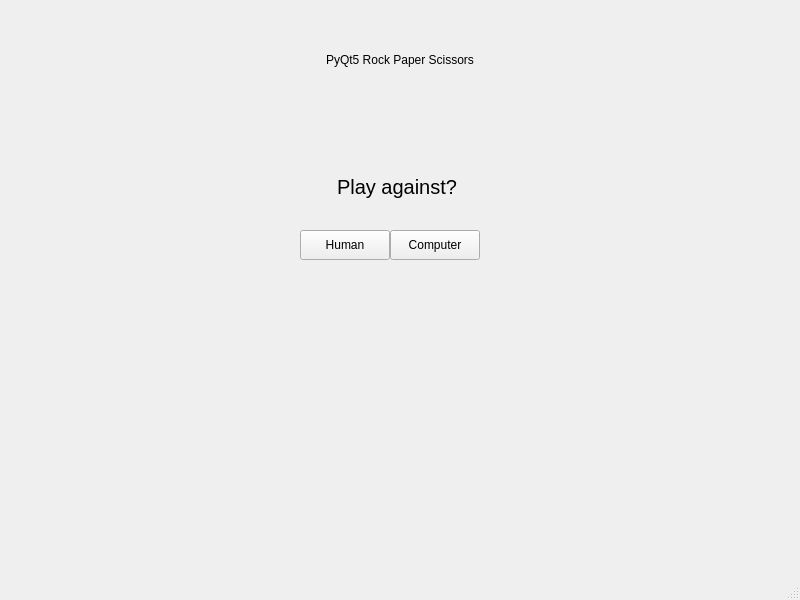
<?xml version="1.0" encoding="UTF-8"?>
<ui version="4.0">
 <class>MainWindow</class>
 <widget class="QMainWindow" name="MainWindow">
  <property name="geometry">
   <rect>
    <x>0</x>
    <y>0</y>
    <width>800</width>
    <height>600</height>
   </rect>
  </property>
  <property name="windowTitle">
   <string>PyQt5 Rock Paper Scissors</string>
  </property>
  <widget class="QWidget" name="centralwidget">
   <widget class="QLabel" name="label">
    <property name="geometry">
     <rect>
      <x>300</x>
      <y>20</y>
      <width>200</width>
      <height>80</height>
     </rect>
    </property>
    <property name="text">
     <string>PyQt5 Rock Paper Scissors</string>
    </property>
    <property name="alignment">
     <set>Qt::AlignCenter</set>
    </property>
   </widget>
   <widget class="QStackedWidget" name="stackedWidget">
    <property name="geometry">
     <rect>
      <x>250</x>
      <y>100</y>
      <width>300</width>
      <height>300</height>
     </rect>
    </property>
    <property name="currentIndex">
     <number>0</number>
    </property>
    <widget class="QWidget" name="page">
     <widget class="QPushButton" name="pushButton">
      <property name="geometry">
       <rect>
        <x>50</x>
        <y>130</y>
        <width>90</width>
        <height>30</height>
       </rect>
      </property>
      <property name="text">
       <string>Human</string>
      </property>
     </widget>
     <widget class="QPushButton" name="pushButton_2">
      <property name="geometry">
       <rect>
        <x>140</x>
        <y>130</y>
        <width>90</width>
        <height>30</height>
       </rect>
      </property>
      <property name="text">
       <string>Computer</string>
      </property>
     </widget>
     <widget class="QLabel" name="label_2">
      <property name="geometry">
       <rect>
        <x>87</x>
        <y>70</y>
        <width>125</width>
        <height>35</height>
       </rect>
      </property>
      <property name="font">
       <font>
        <pointsize>15</pointsize>
       </font>
      </property>
      <property name="text">
       <string>Play against?</string>
      </property>
      <property name="textFormat">
       <enum>Qt::RichText</enum>
      </property>
      <property name="scaledContents">
       <bool>false</bool>
      </property>
     </widget>
    </widget>
    <widget class="QWidget" name="page_2">
     <widget class="QLabel" name="label_3">
      <property name="geometry">
       <rect>
        <x>87</x>
        <y>70</y>
        <width>125</width>
        <height>35</height>
       </rect>
      </property>
      <property name="font">
       <font>
        <pointsize>15</pointsize>
       </font>
      </property>
      <property name="text">
       <string>P1's Choice?</string>
      </property>
      <property name="textFormat">
       <enum>Qt::RichText</enum>
      </property>
      <property name="scaledContents">
       <bool>false</bool>
      </property>
      <property name="alignment">
       <set>Qt::AlignCenter</set>
      </property>
     </widget>
     <widget class="QPushButton" name="pushButton_3">
      <property name="geometry">
       <rect>
        <x>12</x>
        <y>150</y>
        <width>75</width>
        <height>30</height>
       </rect>
      </property>
      <property name="text">
       <string>Rock</string>
      </property>
     </widget>
     <widget class="QPushButton" name="pushButton_4">
      <property name="geometry">
       <rect>
        <x>112</x>
        <y>150</y>
        <width>75</width>
        <height>30</height>
       </rect>
      </property>
      <property name="text">
       <string>Paper</string>
      </property>
     </widget>
     <widget class="QPushButton" name="pushButton_5">
      <property name="geometry">
       <rect>
        <x>212</x>
        <y>150</y>
        <width>75</width>
        <height>30</height>
       </rect>
      </property>
      <property name="text">
       <string>Scissors</string>
      </property>
     </widget>
    </widget>
    <widget class="QWidget" name="page_3">
     <widget class="QLabel" name="label_4">
      <property name="geometry">
       <rect>
        <x>87</x>
        <y>70</y>
        <width>125</width>
        <height>35</height>
       </rect>
      </property>
      <property name="font">
       <font>
        <pointsize>15</pointsize>
       </font>
      </property>
      <property name="text">
       <string>P1 Won!</string>
      </property>
      <property name="textFormat">
       <enum>Qt::RichText</enum>
      </property>
      <property name="scaledContents">
       <bool>false</bool>
      </property>
      <property name="alignment">
       <set>Qt::AlignCenter</set>
      </property>
     </widget>
     <widget class="QPushButton" name="pushButton_6">
      <property name="geometry">
       <rect>
        <x>107</x>
        <y>150</y>
        <width>85</width>
        <height>30</height>
       </rect>
      </property>
      <property name="text">
       <string>Play again?</string>
      </property>
     </widget>
     <widget class="QLabel" name="label_5">
      <property name="geometry">
       <rect>
        <x>30</x>
        <y>110</y>
        <width>110</width>
        <height>20</height>
       </rect>
      </property>
      <property name="text">
       <string>P1 chose scissors</string>
      </property>
      <property name="alignment">
       <set>Qt::AlignCenter</set>
      </property>
     </widget>
     <widget class="QLabel" name="label_6">
      <property name="geometry">
       <rect>
        <x>160</x>
        <y>110</y>
        <width>110</width>
        <height>20</height>
       </rect>
      </property>
      <property name="text">
       <string>P2 chose rock</string>
      </property>
      <property name="alignment">
       <set>Qt::AlignCenter</set>
      </property>
     </widget>
    </widget>
    <widget class="QWidget" name="page_4"/>
   </widget>
  </widget>
  <widget class="QMenuBar" name="menubar">
   <property name="geometry">
    <rect>
     <x>0</x>
     <y>0</y>
     <width>800</width>
     <height>25</height>
    </rect>
   </property>
  </widget>
  <widget class="QStatusBar" name="statusbar"/>
 </widget>
 <resources/>
 <connections/>
</ui>
